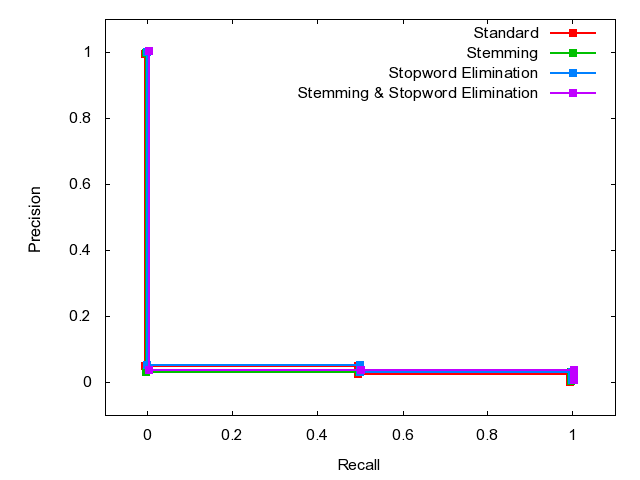

gnuplot code for this plot:

	set terminal png
	set output 'Q37.png'
	set ylabel 'Precision'
	set xlabel 'Recall'
	set xrange [-0.1:1.1]
	set yrange [-0.1:1.1]
	plot 'Q37.dat' index 0 using 1:2 w linespoints lw 2 pt 5 title 'Standard', \
'Q37.dat' index 1 using 1:2 w linespoints lw 2 pt 5 title 'Stemming', \
'Q37.dat' index 2 using 1:2 w linespoints lw 2 pt 5 title 'Stopword Elimination', \
'Q37.dat' index 3 using 1:2 w linespoints lw 2 pt 5 title 'Stemming & Stopword Elimination'
